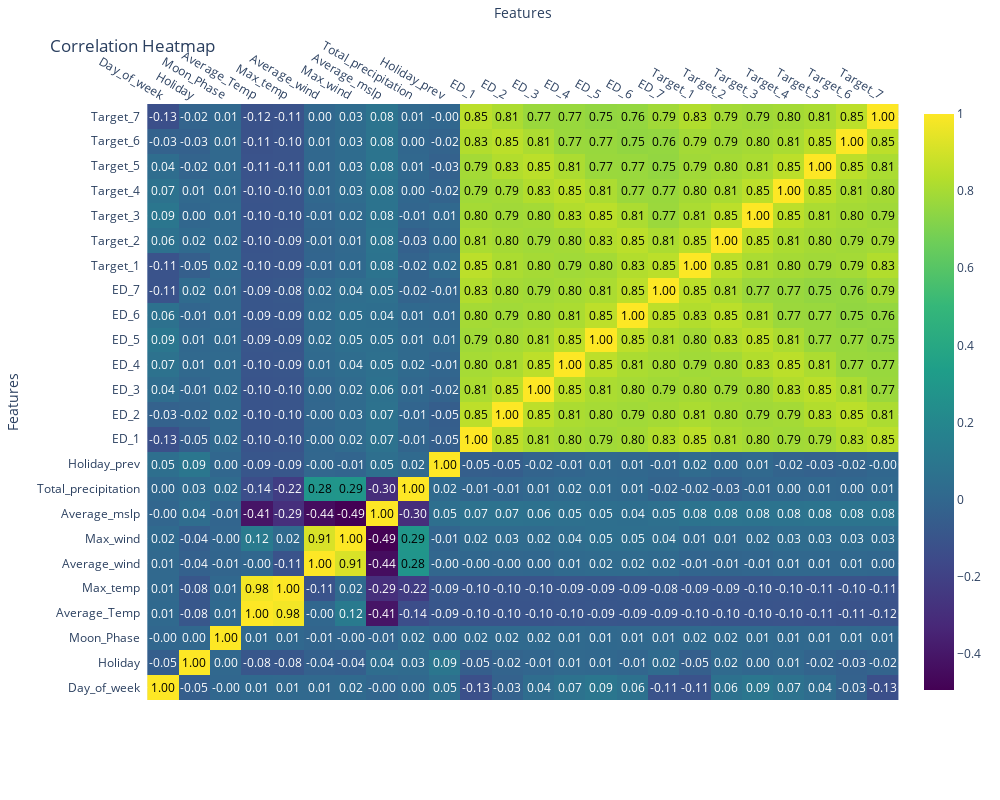

Notebook code for this chart:
### Code cell
import plotly.figure_factory as ff

# Calculate correlation matrix
corr_matrix = madrid.corr()

# Format correlation matrix values to 2 decimal places
corr_matrix_formatted = corr_matrix.applymap(lambda x: "{:.2f}".format(x))

# Plot correlation heatmap
fig = ff.create_annotated_heatmap(z=corr_matrix.values,
                                  x=list(corr_matrix.columns),
                                  y=list(corr_matrix.index),
                                  annotation_text=corr_matrix_formatted.values,
                                  colorscale='Viridis',
                                  showscale=True)

# Customize layout
fig.update_layout(
    title="Correlation Heatmap",
    width=1000,  # Set width of the plot
    height=800,  # Set height of the plot
    xaxis=dict(title="Features"),
    yaxis=dict(title="Features"),
    margin=dict(l=100, r=100, t=100, b=100),  # Adjust margins
)

# Show plot
fig.show()
